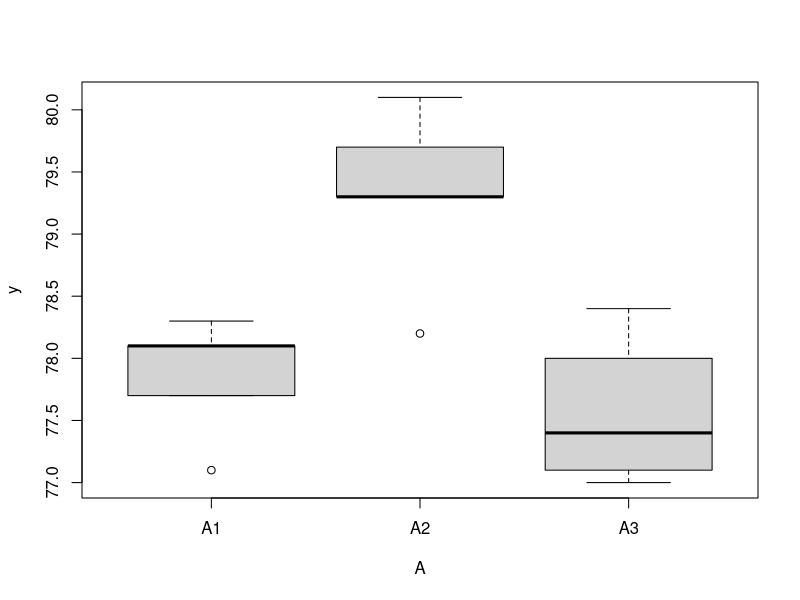
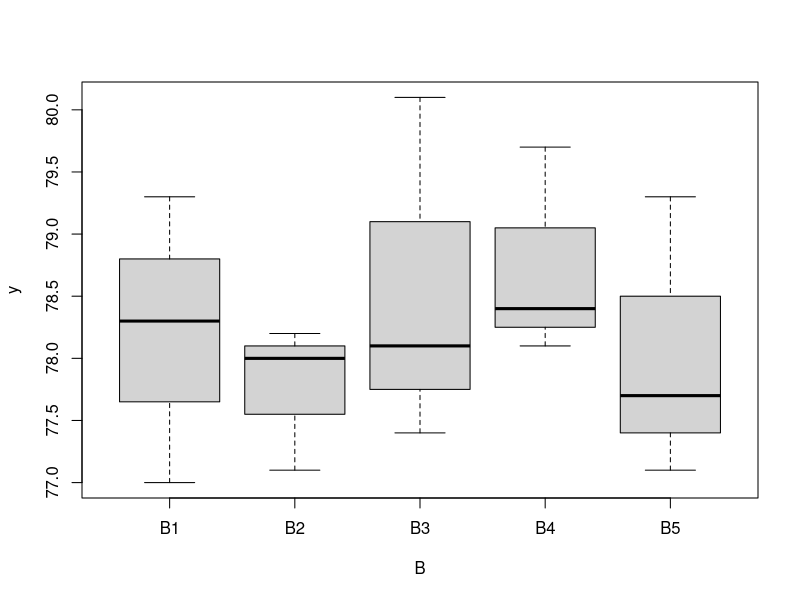

The R script that drew these images, in order:
# change working directory to R.2019.2/experiment.plan
WD=getwd()
if (WD == '/Users/tolkien/work/misc/R') {
  setwd( paste0(dirname(WD), '/R.2019.2/experiment.plan'))
}

# q3
q3.A1 = c(78.3, 77.1, 78.1, 78.1, 77.7)
q3.A2 = c(79.3, 78.2, 80.1, 79.7, 79.3)
q3.A3 = c(77.0, 78.0, 77.4, 78.4, 77.1)
q3.a = 3
q3.b = 5
q3.A = c(q3.A1, q3.A2, q3.A3)
q3.l.a = c("A1", "A2", "A3")
q3.l.a = rep(q3.l.a, c(5, 5, 5))
q3.l.b = c("B1", "B2", "B3", "B4", "B5")
q3.l.b = rep(q3.l.b, c(3))
q3.dat = data.frame(q3.A, q3.l.a, q3.l.b)
names(q3.dat)[1] = "y"
names(q3.dat)[2] = "A"
names(q3.dat)[3] = "B"
boxplot(y ~ A, data=q3.dat)
boxplot(y ~ B, data=q3.dat)
q3.aov = aov(y ~ A + B, data=q3.dat)
summary(q3.aov)
q3.T = sum(q3.A)
q3.Ti = tapply(q3.A, q3.l.a, sum)
q3.Tj = tapply(q3.A, q3.l.b, sum)
q3.CT = q3.T^2 / (q3.a * q3.b)
q3.SST = sum(q3.A^2) - q3.CT
q3.SSA = sum(q3.Ti^2)/q3.b - q3.CT
q3.SSB = sum(q3.Tj^2)/q3.a - q3.CT
q3.SSE = q3.SST - q3.SSA - q3.SSB
q3.dfA = q3.a - 1
q3.dfB = q3.b - 1
q3.dfT = q3.a * q3.b - 1
q3.dfE = q3.dfT - q3.dfA - q3.dfB
q3.MSA = q3.SSA / q3.dfA
q3.MSB = q3.SSB / q3.dfB
q3.MSE = q3.SSE / q3.dfE
q3.F0_A = q3.MSA/q3.MSE
q3.F0_B = q3.MSB/q3.MSE
pf(q3.F0_A, df1=q3.dfA, df2=q3.dfE, lower.tail = F)
pf(q3.F0_B, df1=q3.dfB, df2=q3.dfE, lower.tail = F)
qf(p=0.05, df1=q3.dfA, df2=q3.dfE, lower.tail = F)
qf(p=0.05, df1=q3.dfB, df2=q3.dfE, lower.tail = F)

# q4
q4.R1 = c(21, 47, 31, 49)
q4.R2 = c(35, 49, 29, 44)
q4.R3 = c(42, 38, 51, 27)
q4.R4 = c(53, 25, 40, 32)
q4.y = c(q4.R1, q4.R2, q4.R3, q4.R4)
q4.p = 4
q4.row = factor(rep(c(1,2,3,4), c(4, 4, 4, 4)))
q4.col = factor(rep(c(1,2,3,4), 4))
q4.trt = c("C", "B", "A", "D",
           "A", "D", "C", "B",
           "B", "A", "D", "C",
           "D", "C", "B", "A")
q4.dat = data.frame(q4.y, q4.row, q4.col, q4.trt)
q4.aov = aov(q4.y ~ q4.row + q4.col + q4.trt, data=q4.dat)
summary(q4.aov)
q4.dfT = q4.p^2 - 1
q4.dfR = q4.dfC = q4.dft = q4.p - 1
q4.dfE = q4.dfT - q4.dfR - q4.dfC - q4.dft
q4.T = sum(q4.y)
q4.CT = q4.T^2/q4.p^2
q4.Tr = tapply(q4.y, q4.row, sum)
q4.Tc = tapply(q4.y, q4.col, sum)
q4.Tt = tapply(q4.y, q4.trt, sum)
q4.SST = sum(q4.y^2) - q4.CT
q4.SSR = sum(q4.Tr^2)/q4.p - q4.CT
q4.SSC = sum(q4.Tc^2)/q4.p - q4.CT
q4.SSt = sum(q4.Tt^2)/q4.p - q4.CT
q4.SSE = q4.SST - q4.SSR - q4.SSC - q4.SSt
q4.MSR = q4.SSR / q4.dfR
q4.MSC = q4.SSC / q4.dfC
q4.MSt = q4.SSt / q4.dft
q4.MSE = q4.SSE / q4.dfE
q4.F0_t = q4.MSt / q4.MSE
qf(p=0.05, df1=q4.dft, df2=q4.dfE, lower.tail = F)
pf(q4.F0_t, df1=q4.dft, df2=q4.dfE, lower.tail = F)
save.image("Lecture.4.RData")
